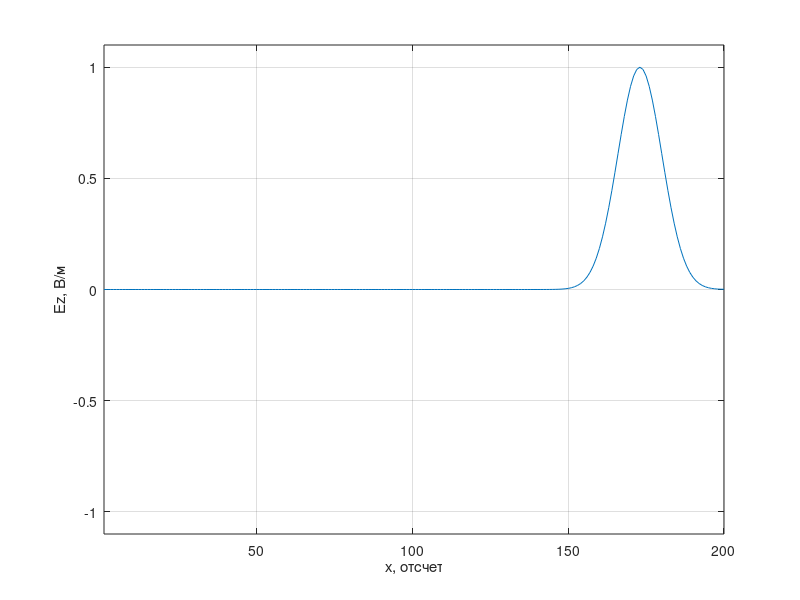
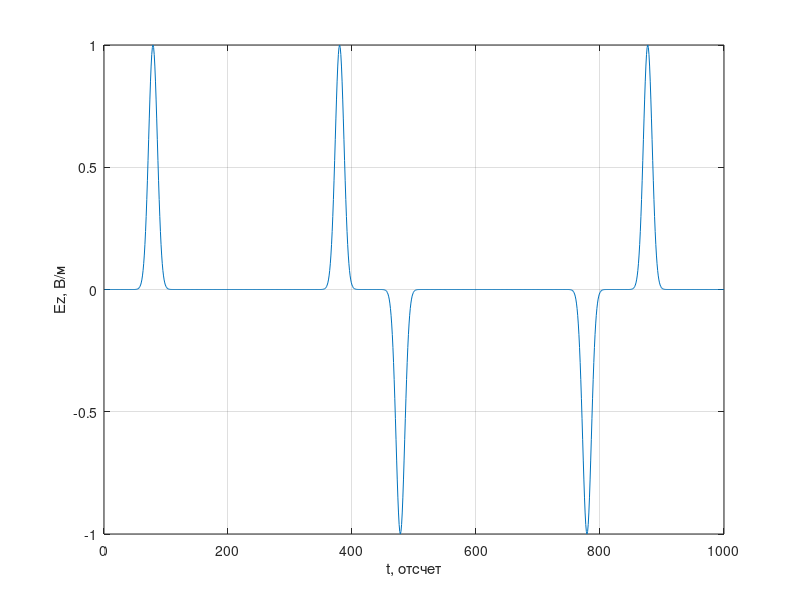

MATLAB code for these plots, in order:
%% Одномерный FDTD. Версия 1.0.2
% Убраны массивы Ez_prev, Hy_prev
clear

% Волновое сопротивление свободного пространства
W0 = 120 * pi;

% Число Куранта
Sc = 1.0;

% Время расчета в отсчетах
maxTime = 1000;

% Размер области моделирования в отсчетах
maxSize = 200;

% Положение датчика, регистрирующего поля
probePos = 50;

Ez = zeros (1, maxSize);
Hy = zeros (size (Ez));

% Поле, зарегистрированное в датчике в зависимости от времени
probeTimeEz = zeros (1, maxTime);

figure

for t = 1: maxTime
    % Расчет компоненты поля H
    for m = 1: maxSize - 1
        % До этой строки Hy(n) хранит значение компоненты Hy
        % за предыдущий момент времени
        Hy(m) = Hy(m) + (Ez(m + 1) - Ez(m)) * Sc / W0;
    end
    
    % Расчет компоненты поля E
    for m = 2: maxSize
        % До этой строки Ez(n) хранит значение компоненты Ez
        % за предыдущий момент времени
        Ez(m) = Ez(m) + (Hy(m) - Hy(m - 1)) * Sc * W0;
    end

    % Источник возбуждения
    Ez(1) = exp (-(t - 30.0) ^ 2 / 100.0);
    
    % Регистрация поля в точке
    probeTimeEz(t) = Ez(probePos);
    
    plot (Ez);
    xlim ([1, maxSize]);
    ylim ([-1.1, 1.1]);
    xlabel ('x, отсчет')
    ylabel ('Ez, В/м')
    grid on
    
    pause (0.03)
end

figure
plot (probeTimeEz)
xlabel ('t, отсчет')
ylabel ('Ez, В/м')
grid on